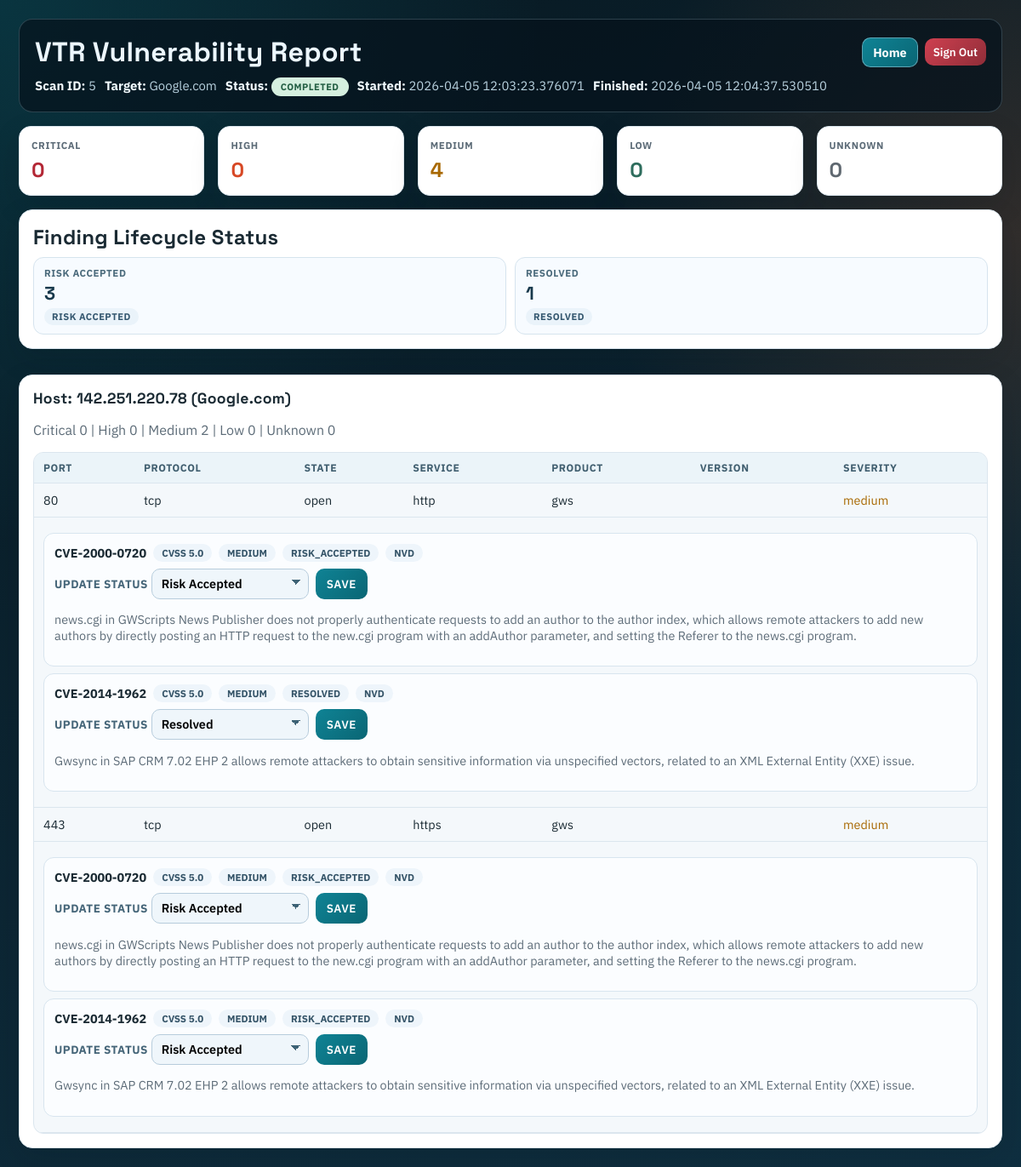
/report/5 (signed in), run on the app's committed database.
### app/models.py (models this page shows)
class Scan(db.Model):
    __tablename__ = "scans"
    id = db.Column(db.Integer, primary_key=True)
    target = db.Column(db.String(256), nullable=False)
    started_at = db.Column(db.DateTime, default=datetime.utcnow)
    finished_at = db.Column(db.DateTime, nullable=True)
    raw_xml = db.Column(db.Text, nullable=True)  # optional: keep xml for debugging
    hosts = db.relationship("Host", backref="scan", cascade="all, delete-orphan")
    findings = db.relationship("VulnerabilityFinding", backref="scan", cascade="all, delete-orphan")

class VulnerabilityFinding(db.Model):
    __tablename__ = "vulnerability_findings"
    id = db.Column(db.Integer, primary_key=True)
    scan_id = db.Column(db.Integer, db.ForeignKey("scans.id"), nullable=False)
    host_id = db.Column(db.Integer, db.ForeignKey("hosts.id"), nullable=False)
    service_id = db.Column(db.Integer, db.ForeignKey("services.id"), nullable=False)
    cve_id = db.Column(db.String(32), nullable=False)
    description = db.Column(db.Text, nullable=True)
    cvss_score = db.Column(db.Float, nullable=True)
    severity = db.Column(db.String(16), nullable=False)
    source = db.Column(db.String(32), nullable=False, default="nvd")
    status = db.Column(db.String(32), nullable=False, default="new")
    first_seen_at = db.Column(db.DateTime, default=datetime.utcnow)
    last_seen_at = db.Column(db.DateTime, default=datetime.utcnow)

class Host(db.Model):
    __tablename__ = "hosts"
    id = db.Column(db.Integer, primary_key=True)
    scan_id = db.Column(db.Integer, db.ForeignKey("scans.id"), nullable=False)
    ip = db.Column(db.String(64), nullable=False)
    hostname = db.Column(db.String(256), nullable=True)
    services = db.relationship("Service", backref="host", cascade="all, delete-orphan")
    findings = db.relationship("VulnerabilityFinding", backref="host", cascade="all, delete-orphan")

class Service(db.Model):
    __tablename__ = "services"
    id = db.Column(db.Integer, primary_key=True)
    host_id = db.Column(db.Integer, db.ForeignKey("hosts.id"), nullable=False)
    port = db.Column(db.Integer, nullable=False)
    protocol = db.Column(db.String(16), nullable=False)
    state = db.Column(db.String(32), nullable=True)
    service_name = db.Column(db.String(128), nullable=True)
    product = db.Column(db.String(256), nullable=True)
    version = db.Column(db.String(128), nullable=True)
    findings = db.relationship("VulnerabilityFinding", backref="service", cascade="all, delete-orphan")

### app/routes.py (the view)
@main.route("/report/<int:scan_id>")
@login_required
def report(scan_id):
    scan = Scan.query.get_or_404(scan_id)
    status = _scan_status(scan)
    error_message = _scan_error(scan)
    hosts = []
    counts = {"critical": 0, "high": 0, "medium": 0, "low": 0, "unknown": 0}
    finding_counts_by_status = {}
    findings_by_service_id = {}
    for finding in scan.findings:
        findings_by_service_id.setdefault(finding.service_id, []).append(finding)
        finding_status = (finding.status or "new").lower()
        finding_counts_by_status[finding_status] = finding_counts_by_status.get(finding_status, 0) + 1
        sev = (finding.severity or "unknown").lower()
        if sev not in counts:
            sev = "unknown"
        counts[sev] += 1
    for h in scan.hosts:
        host_services = []
        host_counts = {"critical": 0, "high": 0, "medium": 0, "low": 0, "unknown": 0}
        for s in h.services:
            service_findings = findings_by_service_id.get(s.id, [])
            service_severity = _classify_service_severity(
                {
                    "port": s.port,
                    "state": s.state,
                    "service": s.service_name,
                }
            )
            if service_findings:
                scored = [f.cvss_score for f in service_findings if f.cvss_score is not None]
                best_score = max(scored) if scored else None
                service_severity = _severity_from_score(best_score)
                host_counts[service_severity if service_severity in host_counts else "unknown"] += 1
            else:
                host_counts[service_severity] += 1
            host_services.append(
                {
                    "port": s.port,
                    "protocol": s.protocol,
                    "state": s.state,
                    "service": s.service_name,
                    "product": s.product,
                    "version": s.version,
                    "severity": service_severity,
                    "findings": [
                        {
                            "id": f.id,
                            "cve_id": f.cve_id,
                            "cvss_score": f.cvss_score,
                            "severity": f.severity,
                            "status": f.status,
                            "source": f.source,
                            "description": f.description,
                        }
                        for f in service_findings
                    ],
                }
            )
        hosts.append({
            "ip": h.ip,
            "hostname": h.hostname,
            "services": host_services,
            "counts": host_counts,
        })
    return render_template(
        "report.html",
        scan=scan,
        hosts=hosts,
        counts=counts,
        status=status,
        error_message=error_message,
        finding_counts_by_status=finding_counts_by_status,
    )

### app/routes.py (called while the page is built)
def _classify_service_severity(service):
    state = (service.get("state") or "").lower()
    if state != "open":
        return "low"
    port = service.get("port") or 0
    service_name = (service.get("service_name") or service.get("service") or "").lower()
    if port in _CRITICAL_PORTS or service_name in _CRITICAL_SERVICES:
        return "critical"
    if port in _HIGH_PORTS or service_name in _HIGH_SERVICES:
        return "high"
    if port > 0:
        return "medium"
    return "low"

def _scan_status(scan):
    raw_xml = scan.raw_xml or ""
    if scan.finished_at is None:
        if raw_xml.startswith("STATUS:RUNNING"):
            return "running"
        return "queued"
    if "\n\nERROR:" in raw_xml or raw_xml.startswith("ERROR:"):
        return "failed"
    return "completed"

def _scan_error(scan):
    raw_xml = scan.raw_xml or ""
    marker = "ERROR:"
    idx = raw_xml.rfind(marker)
    if idx == -1:
        return None
    return raw_xml[idx + len(marker):].strip() or "Unknown scan error"

def _severity_from_score(score):
    if score is None:
        return "unknown"
    if score >= 9.0:
        return "critical"
    if score >= 7.0:
        return "high"
    if score >= 4.0:
        return "medium"
    return "low"

def _is_authenticated():
    return bool(session.get("authenticated"))

def login_required(view_func):
    @wraps(view_func)
    def wrapper(*args, **kwargs):
        if _is_authenticated():
            return view_func(*args, **kwargs)
        flash("Please sign in to continue", "danger")
        return redirect(url_for("main.login", next=request.path))
    return wrapper

### app/templates/report.html (shortened to what this page needs)
<!doctype html>
<html>
<head>
</head>
<body>
  <div class="layout">
    <header class="header">
      <div class="header-top">
        <h1>VTR Vulnerability Report</h1>
        <div class="header-actions">
          <a class="home-btn" href="{{ url_for('main.home') }}">Home</a>
          <form action="{{ url_for('main.logout') }}" method="post">
            <button class="signout" type="submit">Sign Out</button>
          </form>
        </div>
      </div>
      <div class="meta">
        <span><strong>Scan ID:</strong> {{ scan.id }}</span>
        <span><strong>Target:</strong> {{ scan.target }}</span>
        <span><strong>Status:</strong> <span id="scanStatusBadge" class="badge {{ status }}">{{ status }}</span></span>
        <span><strong>Started:</strong> {{ scan.started_at }}</span>
        <span><strong>Finished:</strong> <span id="scanFinishedAt">{{ scan.finished_at or "Not finished" }}</span></span>
      </div>
    </header>
    <section class="grid">
      <article class="sev-card"><div class="label">Critical</div><div class="value sev-critical">{{ counts.critical }}</div></article>
      <article class="sev-card"><div class="label">High</div><div class="value sev-high">{{ counts.high }}</div></article>
      <article class="sev-card"><div class="label">Medium</div><div class="value sev-medium">{{ counts.medium }}</div></article>
      <article class="sev-card"><div class="label">Low</div><div class="value sev-low">{{ counts.low }}</div></article>
      <article class="sev-card"><div class="label">Unknown</div><div class="value sev-unknown">{{ counts.unknown }}</div></article>
    </section>
    {% if finding_counts_by_status %}
      <section class="panel">
        <h2>Finding Lifecycle Status</h2>
        <div class="lifecycle-grid">
          {% for key, value in finding_counts_by_status.items() %}
            <article class="lifecycle-card">
              <span class="lifecycle-label">{{ key.replace('_', ' ') }}</span>
              <span class="lifecycle-value">{{ value }}</span>
              <span class="status-chip">{{ key.replace('_', ' ') }}</span>
            </article>
          {% endfor %}
        </div>
      </section>
    {% endif %}
    {% if hosts %}
      {% for host in hosts %}
        <section class="panel">
          <h2 class="host-title">Host: {{ host.ip }} {% if host.hostname %}({{ host.hostname }}){% endif %}</h2>
          <p class="muted">
            Critical {{ host.counts.critical }} |
            High {{ host.counts.high }} |
            Medium {{ host.counts.medium }} |
            Low {{ host.counts.low }} |
            Unknown {{ host.counts.unknown }}
          </p>
          <div class="service-table-wrap">
            <table>
              <thead><tr><th>Port</th><th>Protocol</th><th>State</th><th>Service</th><th>Product</th><th>Version</th><th>Severity</th></tr></thead>
              <tbody>
                {% for svc in host.services %}
                <tr>
                  <td>{{ svc.port }}</td>
                  <td>{{ svc.protocol }}</td>
                  <td>{{ svc.state }}</td>
                  <td>{{ svc.service }}</td>
                  <td>{{ svc.product or "" }}</td>
                  <td>{{ svc.version or "" }}</td>
                  <td class="sev-{{ svc.severity }}">{{ svc.severity }}</td>
                </tr>
                {% if svc.findings %}
                <tr>
                  <td colspan="7">
                    {% for finding in svc.findings %}
                      <div class="finding-card">
                        <div class="finding-top">
                          <strong>{{ finding.cve_id }}</strong>
                          <span class="chip">CVSS {{ finding.cvss_score if finding.cvss_score is not none else "N/A" }}</span>
                          <span class="chip">{{ finding.severity }}</span>
                          <span class="chip">{{ finding.status }}</span>
                          <span class="chip">{{ finding.source }}</span>
                        </div>
                        <form class="finding-form" action="{{ url_for('main.update_finding_status', finding_id=finding.id) }}" method="post">
                          <label>
                            Update status
                            <select name="status">
                              <option value="resolved" {% if finding.status == 'resolved' %}selected{% endif %}>Resolved</option>
                              <option value="risk_accepted" {% if finding.status == 'risk_accepted' %}selected{% endif %}>Risk Accepted</option>
                            </select>
                          </label>
                          <button type="submit">Save</button>
                        </form>
                        {% if finding.description %}
                          <p class="muted">{{ finding.description }}</p>
                        {% endif %}
                      </div>
                    {% endfor %}
                  </td>
                </tr>
                {% endif %}
                {% endfor %}
              </tbody>
            </table>
          </div>
        </section>
      {% endfor %}
    {% else %}
      <section class="panel">
        <p id="noHostsMsg">No hosts discovered.</p>
      </section>
    {% endif %}
  </div>
</body>
</html>

### data on the page
Scan: id "5", target "Google.com", started_at "2026-04-05 12:03:23.376071", finished_at "2026-04-05 12:04:37.530510"
VulnerabilityFinding: replace "RESOLVED", value "1", cve_id "CVE-2014-1962", cvss_score "5.0", severity "MEDIUM", status "RESOLVED", source "NVD", status "Resolved", description "Gwsync in SAP CRM 7.02 EHP 2 allows remote attackers to obtain sensitive information via unspecified vectors, related to an XML External Entity (XXE) issue."
Host: ip "142.251.220.78", hostname "Google.com", counts.critical "0", counts.high "0", counts.medium "2", counts.low "0", counts.unknown "0"
Service: port "80", protocol "tcp", state "open", service "http", product "gws", severity "medium"
VulnerabilityFinding: cve_id "CVE-2000-0720", cvss_score "5.0", severity "MEDIUM", status "RISK_ACCEPTED", source "NVD", status "Risk Accepted", description "news.cgi in GWScripts News Publisher does not properly authenticate requests to add an author to the author index, which allows remote attackers to add new authors by directly posting an HTTP request to the new.cgi program with an addAuthor parameter, and setting the Referer to the news.cgi program."
Service: port "443", protocol "tcp", state "open", service "https", product "gws", severity "medium"
VulnerabilityFinding: cve_id "CVE-2000-0720", cvss_score "5.0", severity "MEDIUM", status "RISK_ACCEPTED", source "NVD", status "Risk Accepted", description "news.cgi in GWScripts News Publisher does not properly authenticate requests to add an author to the author index, which allows remote attackers to add new authors by directly posting an HTTP request to the new.cgi program with an addAuthor parameter, and setting the Referer to the news.cgi program."
VulnerabilityFinding: cve_id "CVE-2014-1962", cvss_score "5.0", severity "MEDIUM", status "RISK_ACCEPTED", source "NVD", status "Risk Accepted", description "Gwsync in SAP CRM 7.02 EHP 2 allows remote attackers to obtain sensitive information via unspecified vectors, related to an XML External Entity (XXE) issue."

### other printed values
{{ status }} "COMPLETED"
{{ counts.critical }} "0"
{{ counts.high }} "0"
{{ counts.medium }} "4"
{{ counts.low }} "0"
{{ counts.unknown }} "0"
{{ key.replace('_', ' ') }} "RISK ACCEPTED"
{{ value }} "3"
